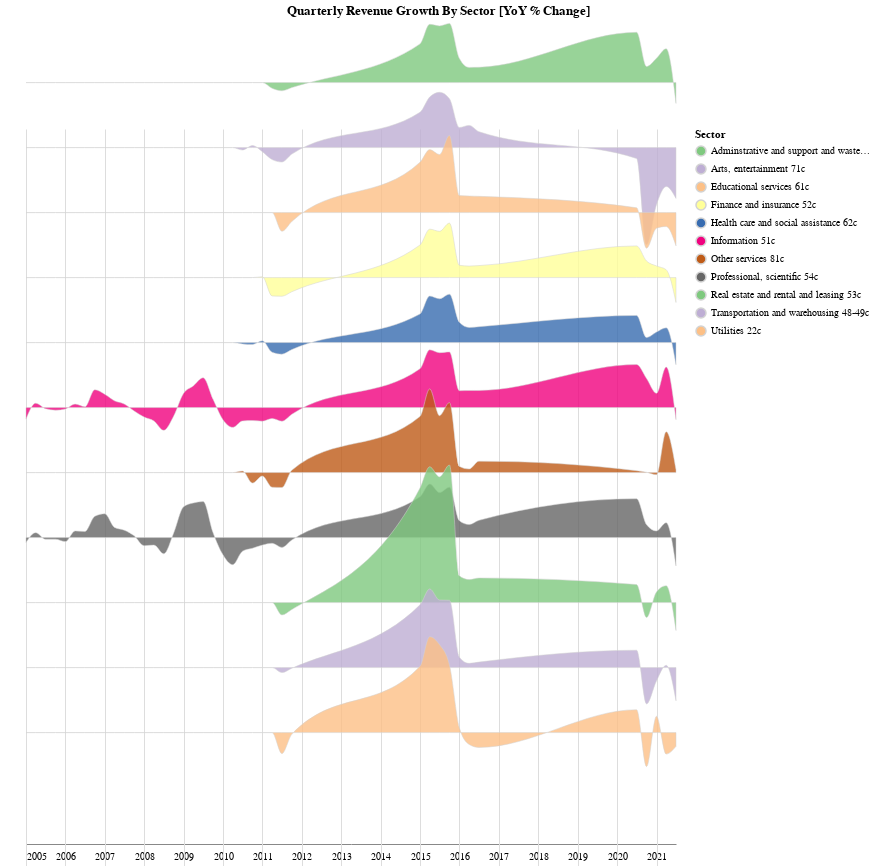

Here is the notebook cell this chart was saved with:
### Code cell
step = 65
overlap = 3

def doRidgeLineFor(df, x, y, row, title='Quarterly Revenue Growth By Sector [YoY % Change]'):
    return alt.Chart(df, height=step).transform_joinaggregate(
        mean_val=f'mean({x})', groupby=[row]
    ).mark_area(
        interpolate='monotone',
        fillOpacity=0.8,
        stroke='lightgray',
        strokeWidth=0.5
    ).encode(
        alt.X(f'{x}:T', title=''),
        alt.Y(
            f'{y}:Q',
            scale=alt.Scale(range=[step, -step * overlap]),
            axis=None
        ),
        alt.Fill(
            f'{row}:N',
            title='Sector',
            #legend=None,
            scale=alt.Scale(scheme='accent')
        ),
        tooltip=[alt.Tooltip(f'{x}:T'), alt.Tooltip(f'{row}:N'), alt.Tooltip(f'{y}:Q', format=',.02f')]
    ).facet(
        row=alt.Row(
            f'{row}:N',
            title=None,
            header=alt.Header(labelColor='white') #, labelAnchor='end')
        )
    ).properties(
        title=title,
        bounds='flush'
    ).configure_facet(
        spacing=0
    ).configure_view(
        stroke=None,
        width=650
    ).configure_title(
        anchor='middle'
    )
    
categories_yoy = adj_categories_agg.copy().set_index('dt')[['variable', 'value_adj']].pivot(columns='variable')\
            .applymap(float).pct_change(4).applymap(lambda v: v * 100).reset_index().melt(id_vars='dt')

c = doRidgeLineFor(categories_yoy[['dt', 'variable', 'value']].dropna(), 'dt', 'value', 'variable')
c.save('services.png')

c.display()

### Figure 1 — Vega-Lite specification as saved in the notebook (floating-point values rounded to 4 significant figures; data arrays with more than 128 entries replaced by an {"elided": "..."} marker saying what was removed)
{"config": {"view": {"continuousWidth": 400, "continuousHeight": 300, "stroke": null, "width": 650}, "facet": {"spacing": 0}, "title": {"anchor": "middle"}}, "data": {"name": "data-9953d69c51ee40d01c530c6e05ad72a2"}, "facet": {"row": {"type": "nominal", "field": "variable", "header": {"labelColor": "white"}, "title": null}}, "spec": {"mark": {"type": "area", "fillOpacity": 0.8, "interpolate": "monotone", "stroke": "lightgray", "strokeWidth": 0.5}, "encoding": {"fill": {"type": "nominal", "field": "variable", "scale": {"scheme": "accent"}, "title": "Sector"}, "tooltip": [{"type": "temporal", "field": "dt"}, {"type": "nominal", "field": "variable"}, {"type": "quantitative", "field": "value", "format": ",.02f"}], "x": {"type": "temporal", "field": "dt", "title": ""}, "y": {"type": "quantitative", "axis": null, "field": "value", "scale": {"range": [65, -195]}}}, "height": 65, "transform": [{"joinaggregate": [{"op": "mean", "field": "dt", "as": "mean_val"}], "groupby": ["variable"]}]}, "bounds": "flush", "title": "Quarterly Revenue Growth By Sector [YoY % Change]", "$schema": "https://vega.github.io/schema/vega-lite/v4.8.1.json", "datasets": {"data-9953d69c51ee40d01c530c6e05ad72a2": {"elided": "221 records"}}}
